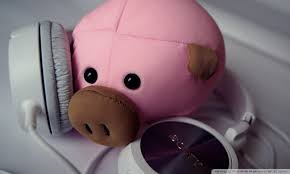
#> input picture images.jpeg, 290 x 174 px
$ python faceDetection.py
#> lines starting #> are read from the running program, lines starting #| are printed output that depends on the picture
import cv2

img = cv2.imread("images.jpeg",0)
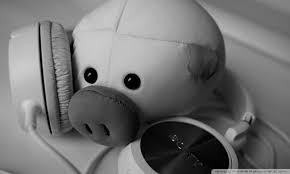
#> img: shape (174, 290); min 0, max 210, mean 113.6
cv2.imshow("Legend",img)
cv2.waitKey(0)

cv2.destroyAllWindows()
